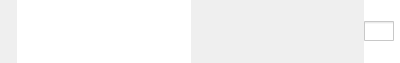
<?xml version="1.0" encoding="UTF-8"?>
<ui version="4.0">
 <class>PasswordWidget</class>
 <widget class="QFrame" name="PasswordWidget">
  <property name="geometry">
   <rect>
    <x>0</x>
    <y>0</y>
    <width>400</width>
    <height>63</height>
   </rect>
  </property>
  <property name="windowTitle">
   <string>Form</string>
  </property>
  <property name="styleSheet">
   <string notr="true">QLineEdit:enabled { background-color: white;}
QLineEdit:disabled { background-color: &quot;#f8f8f8&quot;;}
QLabel { background-color: &quot;#f8f8f8&quot;}
QCheckBox:enabled { background-color: white;}
QCheckBox:disabled { background-color: &quot;#f8f8f8&quot;;}
PasswordWidget:enabled { background-color: white;}
PasswordWidget:disabled { background-color: &quot;#f8f8f8&quot;;}</string>
  </property>
  <property name="frameShape">
   <enum>QFrame::NoFrame</enum>
  </property>
  <layout class="QHBoxLayout" name="horizontalLayout">
   <property name="spacing">
    <number>0</number>
   </property>
   <property name="leftMargin">
    <number>2</number>
   </property>
   <property name="topMargin">
    <number>0</number>
   </property>
   <property name="rightMargin">
    <number>0</number>
   </property>
   <property name="bottomMargin">
    <number>0</number>
   </property>
   <item>
    <widget class="QLabel" name="labelIcon">
     <property name="sizePolicy">
      <sizepolicy hsizetype="Preferred" vsizetype="Preferred">
       <horstretch>0</horstretch>
       <verstretch>0</verstretch>
      </sizepolicy>
     </property>
     <property name="minimumSize">
      <size>
       <width>15</width>
       <height>0</height>
      </size>
     </property>
     <property name="maximumSize">
      <size>
       <width>15</width>
       <height>200</height>
      </size>
     </property>
     <property name="styleSheet">
      <string notr="true">QLabel { background-color: &quot;#f8f8f8&quot;;}</string>
     </property>
     <property name="text">
      <string/>
     </property>
    </widget>
   </item>
   <item>
    <widget class="QLineEdit" name="lineEditPassword">
     <property name="sizePolicy">
      <sizepolicy hsizetype="Expanding" vsizetype="Expanding">
       <horstretch>0</horstretch>
       <verstretch>0</verstretch>
      </sizepolicy>
     </property>
     <property name="styleSheet">
      <string notr="true">QLineEdit{ selection-background-color: #0078d7;
selection-color: white;}
</string>
     </property>
     <property name="frame">
      <bool>false</bool>
     </property>
    </widget>
   </item>
   <item>
    <widget class="QLabel" name="labelPassword">
     <property name="sizePolicy">
      <sizepolicy hsizetype="Expanding" vsizetype="Expanding">
       <horstretch>0</horstretch>
       <verstretch>0</verstretch>
      </sizepolicy>
     </property>
     <property name="styleSheet">
      <string notr="true">QLabel{ selection-background-color: #0078d7;
selection-color: white;}</string>
     </property>
     <property name="text">
      <string/>
     </property>
     <property name="textInteractionFlags">
      <set>Qt::TextSelectableByMouse</set>
     </property>
    </widget>
   </item>
   <item>
    <widget class="QCheckBox" name="checkBoxVisible">
     <property name="sizePolicy">
      <sizepolicy hsizetype="Minimum" vsizetype="Expanding">
       <horstretch>0</horstretch>
       <verstretch>0</verstretch>
      </sizepolicy>
     </property>
     <property name="styleSheet">
      <string notr="true">QCheckBox::indicator {
    width: 30px;
    height: 20px;
}

QCheckBox::indicator:unchecked {
    image: url(&quot;://Icons/visibleOff.png&quot;);
}

QCheckBox::indicator:checked {
    image: url(&quot;://Icons/visibleOn.png&quot;);
}

QCheckBox[locked=false] { background-color: white;}
QCheckBox[locked=true] { background-color: &quot;#f8f8f8&quot;;}


</string>
     </property>
     <property name="text">
      <string/>
     </property>
    </widget>
   </item>
  </layout>
 </widget>
 <resources/>
 <connections/>
</ui>
